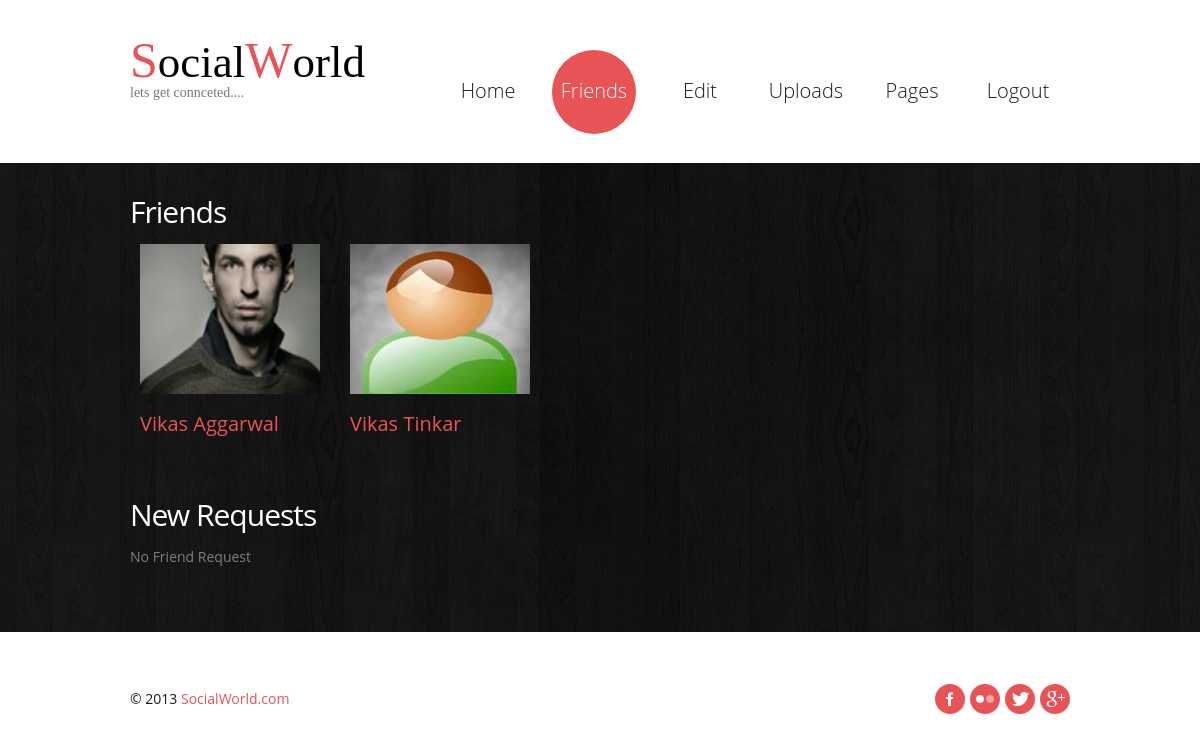
The app's page /index-2.php (signed in) with its own data.
### tables this page shows
CREATE TABLE `sw_connection` (
  `u1id` int(5) NOT NULL,
  `u2id` int(5) NOT NULL,
  `bool` int(1) NOT NULL,
  PRIMARY KEY (`u1id`,`u2id`),
  KEY `u2id` (`u2id`),
  CONSTRAINT `sw_connection_ibfk_1` FOREIGN KEY (`u1id`) REFERENCES `sw_ulogin` (`u_id`),
  CONSTRAINT `sw_connection_ibfk_2` FOREIGN KEY (`u2id`) REFERENCES `sw_ulogin` (`u_id`)
);

CREATE TABLE `sw_picup` (
  `pic_id` int(10) NOT NULL AUTO_INCREMENT,
  `pic` varchar(70) NOT NULL,
  PRIMARY KEY (`pic_id`)
);

CREATE TABLE `sw_detail` (
  `u_id` int(5) NOT NULL,
  `sex` varchar(1) NOT NULL,
  `c_id` int(5) NOT NULL,
  `s_id` int(5) NOT NULL,
  `cn_id` int(5) NOT NULL,
  `pic_id` int(10) NOT NULL,
  `bio` text,
  `fname` varchar(20) NOT NULL,
  `lname` varchar(20) NOT NULL,
  `w_id` int(10) NOT NULL,
  `wl_id` int(10) NOT NULL,
  `dob` varchar(12) NOT NULL,
  UNIQUE KEY `u_id` (`u_id`),
  KEY `c_id` (`c_id`),
  KEY `s_id` (`s_id`),
  KEY `cn_id` (`cn_id`),
  KEY `pic_id` (`pic_id`),
  KEY `w_id` (`w_id`),
  KEY `wl_id` (`wl_id`),
  CONSTRAINT `sw_detail_ibfk_1` FOREIGN KEY (`u_id`) REFERENCES `sw_ulogin` (`u_id`),
  CONSTRAINT `sw_detail_ibfk_2` FOREIGN KEY (`c_id`) REFERENCES `sw_city` (`c_id`),
  CONSTRAINT `sw_detail_ibfk_3` FOREIGN KEY (`s_id`) REFERENCES `sw_state` (`s_id`),
  CONSTRAINT `sw_detail_ibfk_4` FOREIGN KEY (`cn_id`) REFERENCES `sw_country` (`cn_id`),
  CONSTRAINT `sw_detail_ibfk_5` FOREIGN KEY (`pic_id`) REFERENCES `sw_picup` (`pic_id`),
  CONSTRAINT `sw_detail_ibfk_6` FOREIGN KEY (`w_id`) REFERENCES `sw_profession` (`w_id`),
  CONSTRAINT `sw_detail_ibfk_7` FOREIGN KEY (`wl_id`) REFERENCES `sw_workl` (`wl_id`)
);

### index-2.php (the view, shortened to what this page needs)
<!DOCTYPE html>
<html lang="en">
	<head>
	<link rel="stylesheet" href="css/bootstrap.css" type="text/css" media="screen">
	<link rel="stylesheet" href="css/responsive.css" type="text/css" media="screen">
	<link rel="stylesheet" href="css/style.css" type="text/css" media="screen">
	<link rel="stylesheet" href="css/touchTouch.css" type="text/css" media="screen">
	</head>
	<body>
<header>
      <div class="container clearfix">
    <div class="row">
          <div class="span12">
        <div class="navbar navbar_">
              <div class="container"><br>
            <div id="head" style='float:left;font-family:tahoma;'><a style='color:#e85356;font-size:50px'>S</a><a style='color:black;font-size:45px'>ocial</a><a style='color:#e85356;font-size:50px'>W</a><a style='color:black;font-size:45px'>orld</a><p>lets get connceted....</p></div>
            <div class="nav-collapse nav-collapse_  collapse">
                  <ul class="nav sf-menu">
                <li><a href="index-3.php">Home</a></li>
                <li class="active"><a href="index-2.html">Friends</a>
                    </li>
                <li><a href="edit.php">Edit</a></li>
                <li><a href="uploads.php">Uploads</a></li>
                <li><a href="page.php">Pages</a></li>
                <li><a href="logout.php">Logout</a></li>
              </ul>
                </div>
          </div>
            </div>
      </div>
        </div>
  </div>
    </header>
<div class="bg-content">
      <div id="content"><div class="ic"></div>
    <div class="container">
          <div class="row">
        <article class="span12">
        <h3>Friends</h3>
         </article>
         <ul class="portfolio clearfix">
			<?php
				$con = mysqli_connect('localhost','root','','sw') or die('Error Occured');
				$qry = "select u2id from sw_connection where u1id = '$_SESSION[sub1]' and bool = '1';";
				$result = mysqli_query($con,$qry) or die('Error Occured');
				while($id = mysqli_fetch_assoc($result)){
					$qry = "select sw_city.c_name,sw_state.s_name,sw_country.cn_name,sw_picup.pic,sw_profession.profession,sw_workl.work_add,sw_detail.fname,sw_detail.lname,sw_detail.bio,sw_detail.dob from sw_detail,sw_picup,sw_city,sw_state,sw_country,sw_profession,sw_workl where sw_detail.c_id=sw_city.c_id and sw_detail.s_id = sw_state.s_id and sw_detail.cn_id = sw_country.cn_id and sw_detail.pic_id = sw_picup.pic_id and sw_detail.w_id = sw_profession.w_id and sw_detail.wl_id = sw_workl.wl_id and u_id = $id[u2id];";
					$results = mysqli_query($con,$qry);
					$details = mysqli_fetch_assoc($results);
					echo "<div><li class='box'><a href='prof.php?id=$id[u2id]'><img alt='$details[fname]' src='file/$details[pic]' style='height:150px;width:180px'></a><br><name style='color:#e85356;font-size:20px'>$details[fname] $details[lname]</name></li></div>";
				}
				echo "</ul><article class='span12'><h3>New Requests</h3>";
				if(!(defined('super'))){
					echo "<p> No Friend Request</p>";
				}
				echo "</article>";
			?>
      </div>
        </div>
  </div>
    </div>
<footer>
      <div class="container clearfix">
    <ul class="list-social pull-right">
          <li><a class="icon-1" href="#"></a></li>
          <li><a class="icon-2" href="#"></a></li>
          <li><a class="icon-3" href="#"></a></li>
          <li><a class="icon-4" href="#"></a></li>
        </ul>
    <div class="privacy pull-left">&copy; 2013 <a href="">SocialWorld.com</a> </div>
  </div>
    </footer>
</body>
</html>

### css/responsive.css (style rules this page uses)
.clearfix { *zoom: 1; }
.clearfix:before, .clearfix:after { display: table; content: ""; line-height: 0; }
.clearfix:after { clear: both; }
@media (min-width: 980px) { .nav-collapse.collapse { height: auto !important; overflow: visible !important; } }

### css/style.css (style rules this page uses)
header { padding: 30px 0 29px; z-index: 50; }
.navbar_ { margin: 0; position: relative; }
.navbar_ .container { position: relative; }
.nav-collapse_ { padding: 0; z-index: 10; float: right; }
.nav-collapse_ .nav li { margin: 0; padding: 0; position: relative; zoom: 1; }
.nav-collapse_ .nav > li { -webkit-box-shadow: none; -moz-box-shadow: none; box-shadow: none; background: none; margin-left: 22px; }
.nav-collapse_ .nav li a { text-shadow: none; text-decoration: none; -webkit-transition: all 0.3s ease-in-out; -moz-transition: all 0.3s ease-in-out; -o-transition: all 0.3s ease-in-out; transition: all 0.3s ease-in-out; -webkit-box-shadow: none; -moz-box-shadow: none; box-shadow: none; text-transform: none; font-family: 'Open Sans', sans-serif; font-size: 20px; line-height: 22px; text-align: center; font-weight: 300; color: #1a1a1a; }
.nav-collapse_ .nav > li > a { margin: 0; padding: 30px 0 32px; display: block; background: none; position: relative; z-index: 20; width: 84px; -webkit-border-radius: 44px; -moz-border-radius: 44px; border-radius: 44px; }
.nav-collapse_ .nav > li.sfHover > a, .nav-collapse_ .nav > li.sfHover > a:hover, .nav-collapse_ .nav > li > a:hover, .nav-collapse_ .nav > li.active > a, .nav-collapse_ .nav > li.active > a:hover { background: #e85356; color: #ffffff; -webkit-box-shadow: none; -moz-box-shadow: none; box-shadow: none; }
h1, h2, h3, h4, h5, h6 { text-transform: none; color: #ffffff; font-family: 'Open Sans', sans-serif; font-weight: 300; letter-spacing: -1px; }
h3 { font-size: 30px; line-height: 34px; margin: 32px 0 15px; font-weight: normal; }
p { padding-bottom: 25px; margin: 0; }
#content { position: relative; padding: 0 0 40px; }
.bg-content { background: url(../img/bg-content.jpg) 50% 50%; }
.portfolio { list-style: none outside; margin: 0; }
.portfolio li { float: left; margin: 0 0 30px 30px; }
footer { padding: 51px 0 40px; }
.privacy { color: #1a1a1a; padding-top: 6px; }
.privacy a { color: #e85356; }
.list-social { list-style: none outside none; overflow: hidden; margin: 0; }
.list-social a { width: 30px; height: 30px; -webkit-transition: all 0.2s linear; -moz-transition: all 0.2s linear; -o-transition: all 0.2s linear; transition: all 0.2s linear; background-position: 0 0; background-repeat: no-repeat; }
.list-social a.icon-1 { background-image: url(../img/soc-icon-1.png); }
.list-social a.icon-2 { background-image: url(../img/soc-icon-2.png); }
.list-social a.icon-3 { background-image: url(../img/soc-icon-3.png); }
.list-social a.icon-4 { background-image: url(../img/soc-icon-4.png); }
.list-social li { float: left; margin-left: 5px; }
.clearfix { *zoom: 1; }
.clearfix:before, .clearfix:after { display: table; content: ""; line-height: 0; }
.clearfix:after { clear: both; }

### records on screen
sw_connection: sw_picup.pic (picture), sw_detail.fname "Vikas", sw_detail.lname "Aggarwal"
sw_connection: sw_picup.pic (picture), sw_detail.fname "Vikas", sw_detail.lname "Tinkar"
